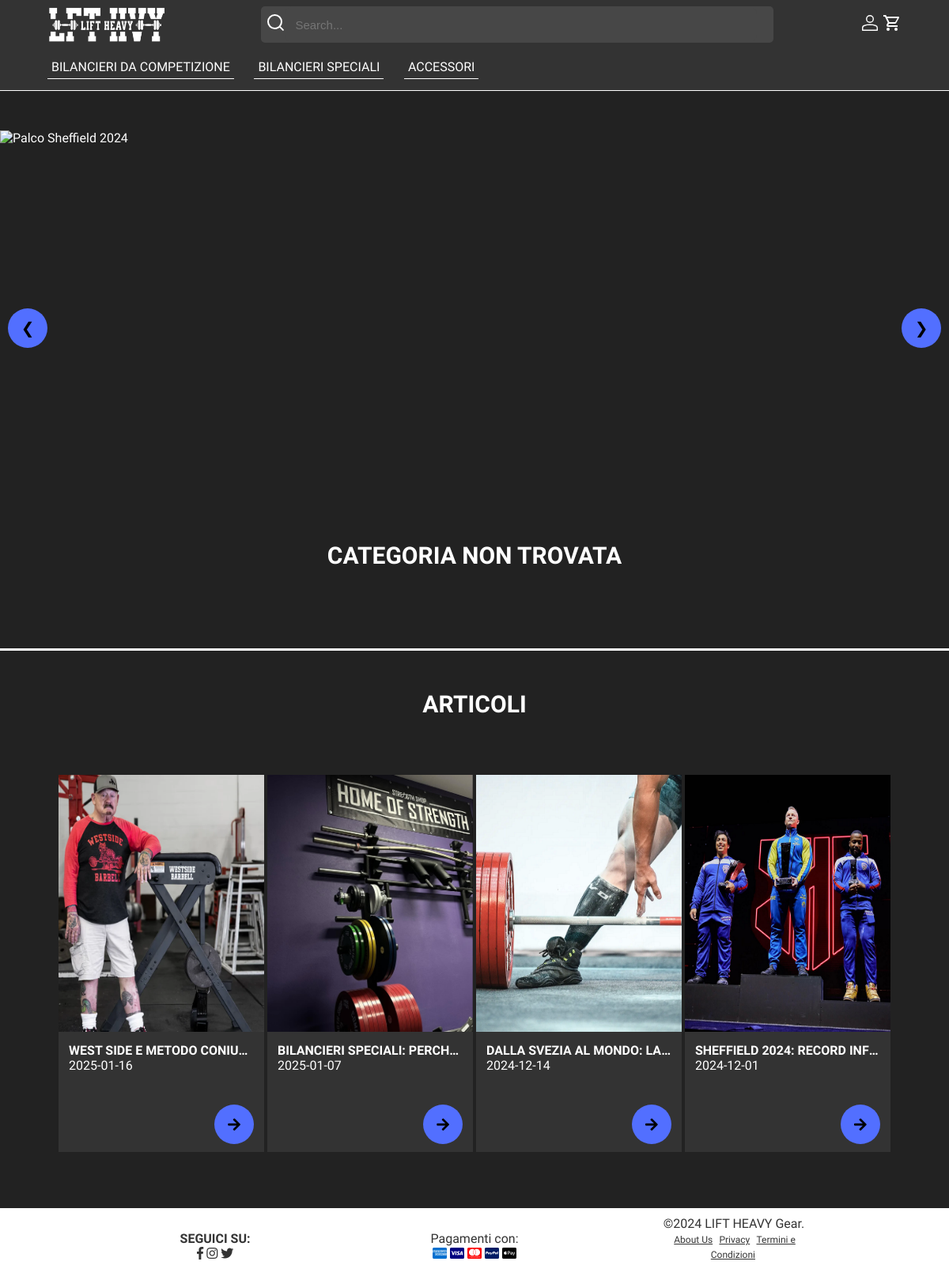
Screenshot of /categoria.php with the database file from the repository.
### tables this page shows
CREATE TABLE categoria (
     ID_categoria INT NOT NULL AUTO_INCREMENT,
     nome_categoria VARCHAR(100) NOT NULL,
     CONSTRAINT ID_categoria_ID PRIMARY KEY (ID_categoria)
);

CREATE TABLE articolo (
     ID_articolo INT NOT NULL AUTO_INCREMENT,
     titolo_articolo VARCHAR(255) NOT NULL,
     testo_articolo MEDIUMTEXT NOT NULL,
     data_articolo DATE NOT NULL,
     immagine_articolo VARCHAR(255) NOT NULL,
     CONSTRAINT ID_articolo_ID PRIMARY KEY (ID_articolo)
);

### categoria.php (called while the page is built)
<?php
require_once("bootstrap.php");
$id_cat = isset($_GET['id']) ? (int)$_GET['id'] : 0;
$categoria = $dbh->getCategoriesById($id_cat);
$templateParams["titolo"] = isset($categoria["nome_categoria"]) ? $categoria["nome_categoria"] : "Categoria non trovata";
$templateParams["titolo-main"] =  isset($categoria["nome_categoria"]) ? $categoria["nome_categoria"] : "Categoria non trovata";
$templateParams["categorie"] = $dbh->getCategories();
$templateParams["nome-main"] = "lista_prodotti.php";
$templateParams["lista-prodotti"] = $dbh->getProductByCategory($id_cat);
$templateParams["show-aside"] = true;
$templateParams["articoli"] = $dbh->getArticles();
require("template/base.php");
?>

### db/database.php (called while the page is built, shortened)
<?php
class DatabaseHelper
{
    private $db;
    public function __construct($servername, $username, $password, $dbname, $port)
    {
        $this->db = new mysqli($servername, $username, $password, $dbname, $port);
    }
    public function getCategories()
    {
        $query = "SELECT ID_categoria, nome_categoria FROM categoria ORDER BY ID_categoria ASC";
        $stmt = $this->db->prepare($query);
        $stmt->execute();
        $result = $stmt->get_result();
        $categories = $result->fetch_all(MYSQLI_ASSOC);
        return $categories;
    }
    public function getProductByCategory($idcategoria)
    {
        $query = "SELECT ID_prodotto, nome, immagine, descrizione, prezzo, quantita FROM prodotto WHERE ID_categoria = ?";
        $stmt = $this->db->prepare($query);
        $stmt->bind_param('i', $idcategoria);
        $stmt->execute();
        $result = $stmt->get_result();
        return $result->fetch_all(MYSQLI_ASSOC);
    }
    public function getArticles()
    {
        $query = "SELECT ID_articolo, titolo_articolo, testo_articolo, data_articolo, immagine_articolo FROM articolo ORDER BY data_articolo DESC ";
        $stmt = $this->db->prepare($query);
        $stmt->execute();
        $result = $stmt->get_result();
        return $result->fetch_all(MYSQLI_ASSOC);
    }
}

### bootstrap.php (called while the page is built, shortened)
<?php
require_once("db/database.php");
$dbh = new DatabaseHelper("localhost", "root", "", "liftheavygear", 3307);
?>

### template/base.php (the view, shortened to what this page needs)
<!DOCTYPE html>
<html lang="it">
<head>
    <link rel="stylesheet" href="https://use.fontawesome.com/releases/v5.7.0/css/all.css"
 />
    <link rel="stylesheet" href="css/style.css" />
    <link rel="stylesheet" href="css/styleClass.css" />
    <link rel="stylesheet" href="css/carrello.css" />
</head>
<body>
    <header>
        <div class="header-menu">
            <a href="#" id="menu-toggle" aria-label="Apri il menù" title="Clicca per aprire il menù">
            </a>
            <nav>
                <ul id="dropdown-menu" class="hidden">
                    <?php foreach ($templateParams["categorie"] as $categoria): ?>
                        <li>
                            <a href="<?php
                                        if (isset($_SESSION["loggedin"]) && $_SESSION["loggedin"] === true) {
                                            $userRole = $_SESSION["venditore"];
                                            echo $userRole === 'Y' ? '#' : 'categoria.php?id=' . $categoria["ID_categoria"];
                                        } else {
                                            echo 'categoria.php?id=' . $categoria["ID_categoria"];
                                        }
                                        ?>">
                                <?php echo $categoria["nome_categoria"]; ?>
                            </a>
                        </li>
                    <?php endforeach; ?>
                </ul>
            </nav>
        </div>
        <div class="header-logo">
            <a href="<?php
                        if (isset($_SESSION["loggedin"]) && $_SESSION["loggedin"] === true) {
                            $userRole = $_SESSION["venditore"];
                            echo $userRole === 'Y' ? '#' : 'index.php';
                        } else {
                            echo 'index.php';
                        }
                        ?>" id="link-index" >
                <img src="images/logos/Logo_Main.png" alt="Logo" /></a>
        </div>
        <div class="header-icon">
            <a href="<?php
                        if (isset($_SESSION["loggedin"]) && $_SESSION["loggedin"] === true) {
                            $userRole = $_SESSION["venditore"];
                            echo $userRole === 'Y' ? 'areaVenditore.php' : 'areaCliente.php';
                        } else {
                            echo 'login.php';
                        }
                        ?>" title="Login" aria-label="Login">
            </a>
            <a href="<?php
                        if (!isset($_SESSION["loggedin"]) || $_SESSION["loggedin"] !== true) {
                            echo 'login.php';
                        } else {
                            $userRole = $_SESSION["venditore"];
                            echo $userRole === 'Y' ? '#' : 'carrello.php';
                        }
                        ?>" id="link-carrello" title="Carrello" aria-label="Carrello">
            </a>
        </div>
        <div class="header-search">
            <form method="GET" action="search-bar.php" id="searchForm">
                <span type="submit">
                </span>
                <input type="search" name="search" autocomplete="off" placeholder="Search..." value="<?php echo isset($_GET['search']) ? htmlspecialchars($_GET['search']) : ''; ?>" id="searchInput" />
            </form>
        </div>
    </header>
    <main>
    </main>
    <?php if (isset($templateParams["show-aside"]) && $templateParams["show-aside"]): ?>
        <aside>
            <h1>ARTICOLI</h1>
            <?php if (isset($templateParams["articoli"]) && !empty($templateParams["articoli"])): ?>
                <?php foreach ($templateParams["articoli"] as $articolo): ?>
                    <div class="articolo">
                        <img src="<?php echo UPLOAD_DIR_ARTICLES . $articolo["immagine_articolo"]; ?>" alt=" <?php echo $articolo["titolo_articolo"]; ?>" />
                        <section>
                            <h2><?php echo $articolo["titolo_articolo"]; ?></h2>
                            <p><?php echo $articolo["data_articolo"]; ?></p>
                            <button onclick="window.location.href='articolo.php?id=<?php echo $articolo['ID_articolo']; ?>' "><span class="fas fa-arrow-right"></span></button>
                        </section>
                    </div>
                <?php endforeach; ?>
            <?php else: ?>
                <p>Nessun articolo disponibile.</p>
            <?php endif; ?>
        </aside>
    <?php endif; ?>
    <footer>
        <section class="social">
            <h2>SEGUICI SU:</h2>
            <a href="http://www.facebook.com" title="Facebook" aria-label="Facebook"><span class="fab fa-facebook-f" style="color: #333;"></span></a>
            <a href="http://instagram.com" title="Instagram" aria-label="Instagram"><span class="fab fa-instagram" style="color: #333;"></span></a>
            <a href="http://twitter.com" title="Twitter" aria-label="Twitter"><span class="fab fa-twitter" style="color: #333;"></span></a>
        </section>
        <section class="pagamenti">
            <p>Pagamenti con:</p>
            <a href="https://americanexpress.com" title="American Express" aria-label="American Express"><span class="fab fa-cc-amex" style="color: #006FCF;"></span></a>
            <a href="https://visa.com" title="Visa" aria-label="Visa"><span class="fab fa-cc-visa" style="color: navy;"></span></a>
            <a href="https://mastercard.com" title="MasterCard" aria-label="MasterCard"><span class="fab fa-cc-mastercard" style="color: red;"></span></a>
            <a href="https://www.paypal.com" title="PayPal" aria-label="PayPal"><span class="fab fa-cc-paypal" style="color: #001C64;"></span></a>
            <a href="https://www.apple.com/it/apple-pay/" title="Apple Pay" aria-label="Apple Pay"><span class="fab fa-cc-apple-pay"
                    style="color: #000000;"></span></a>
        </section>
        <section class="copyright">
            <p>©2024 LIFT HEAVY Gear.</p>
            <a href="about.php">About Us</a>
            <a href="privacy.php">Privacy</a>
            <a href="termini.php">Termini e Condizioni</a>
        </section>
    </footer>
</body>
</html>

### css/style.css (style rules this page uses)
* { list-style: none; text-decoration: none; box-sizing: border-box; margin: 0; padding: 0; }
body { background-color: #222; font-family: 'Libre Franklin'; font-size: 16px; min-height: 100%; }
body svg { color: #fff; fill: none; width: 24px; height: 24px; }
h1 { text-align: center; text-transform: uppercase; font-family: 'Arimo'; font-size: 30px; margin-bottom: 50px; }
h2 { font-family: 'Arimo'; text-transform: uppercase; font-size: 20px; margin-top: 10px; }
header { background-color: #333; border-bottom: 1px solid #fff; width: 100%; height: 115px; padding: 8px 5%; }
header svg { color: #fff; display: block; align-items: center; }
main { background: #222; color: #fff; padding: 50px 0; }
section { padding: 0 5%; }
form { display: block; text-align: left; margin: 0 auto; width: 80%; }
form input { display: block; width: 100%; border: 1px solid #fff; border-radius: 10px; background-color: #222; color: #fff; padding: 15px; font-size: 16px; margin-bottom: 20px; cursor: text; }
button { background-color: #526FFF; color: black; padding: 15px 20px; border: none; border-radius: 5px; cursor: pointer; display: flex; justify-content: center; align-items: center; width: 200px; margin: 0 auto; margin-top: 40px; }
aside { background: #222; border-top: #fff; border-top: solid; color: #fff; text-align: center; padding: 50px 5%; }
footer { background-color: #fff; color: #333; text-align: center; width: 100%; padding: 0 5%; }
footer>section { padding: 10px 0; }
@media screen and (min-width: 768px) { body { background-color: #222; } }
@media screen and (min-width: 768px) { footer>section { padding: 10px 0; margin: 0 5%; } }

### rows the page displays
categoria: nome_categoria "BILANCIERI DA COMPETIZIONE"
categoria: nome_categoria "BILANCIERI SPECIALI"
categoria: nome_categoria "ACCESSORI"
articolo: immagine_articolo (picture), titolo_articolo "WEST SIDE E METODO CONIU…", data_articolo "2025-01-16"
articolo: immagine_articolo (picture), titolo_articolo "BILANCIERI SPECIALI: PERCH…", data_articolo "2025-01-07"
articolo: immagine_articolo (picture), titolo_articolo "DALLA SVEZIA AL MONDO: LA…", data_articolo "2024-12-14"
articolo: immagine_articolo (picture), titolo_articolo "SHEFFIELD 2024: RECORD INF…", data_articolo "2024-12-01"

### other values shown
$templateParams["titolo-main"] "CATEGORIA NON TROVATA"
